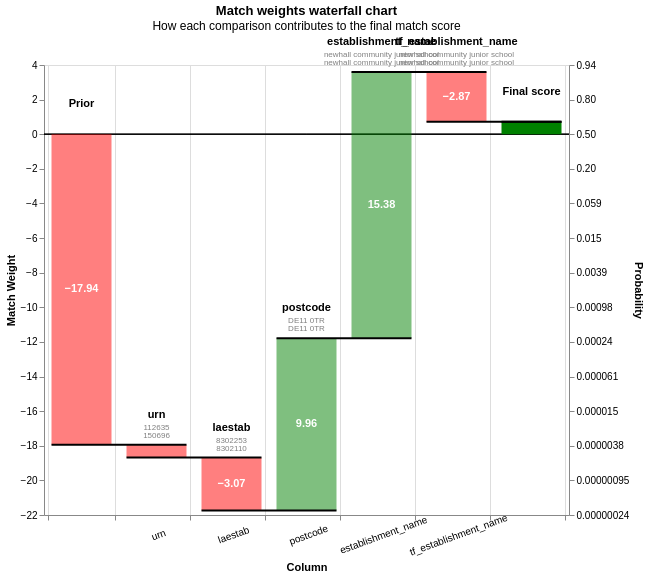

Notebook cell for this chart:
### Code cell
records_to_plot = edge_records.head(200).to_dict(orient="records")


linker.visualisations.waterfall_chart(records_to_plot, filter_nulls=False)

### Figure 1 — Vega-Lite specification as saved in the notebook (floating-point values rounded to 4 significant figures; data arrays with more than 128 entries replaced by an {"elided": "..."} marker saying what was removed)
{"config": {"view": {"continuousWidth": 400, "continuousHeight": 300}}, "layer": [{"layer": [{"mark": "rule", "encoding": {"color": {"value": "black"}, "size": {"value": 0.5}, "y": {"field": "zero", "type": "quantitative"}}}, {"mark": {"type": "bar", "width": 60}, "encoding": {"color": {"condition": {"test": "(datum.log2_bayes_factor < 0)", "value": "red"}, "value": "green"}, "opacity": {"condition": {"test": "datum.column_name == 'Prior match weight' || datum.column_name == 'Final score'", "value": 1}, "value": 0.5}, "tooltip": [{"field": "column_name", "title": "Comparison column", "type": "nominal"}, {"field": "value_l", "title": "Value (L)", "type": "nominal"}, {"field": "value_r", "title": "Value (R)", "type": "nominal"}, {"field": "label_for_charts", "title": "Label", "type": "ordinal"}, {"field": "sql_condition", "title": "SQL condition", "type": "nominal"}, {"field": "comparison_vector_value", "title": "Comparison vector value", "type": "nominal"}, {"field": "bayes_factor", "format": ",.4f", "title": "Bayes factor = m/u", "type": "quantitative"}, {"field": "log2_bayes_factor", "format": ",.4f", "title": "Match weight = log2(m/u)", "type": "quantitative"}, {"field": "prob", "format": ".4f", "title": "Cumulative match probability", "type": "quantitative"}, {"field": "bayes_factor_description", "title": "Match weight description", "type": "nominal"}], "x": {"axis": {"grid": true, "labelAlign": "center", "labelAngle": -20, "labelExpr": "datum.value == 'Prior' || datum.value == 'Final score' ? '' : datum.value", "labelPadding": 10, "tickBand": "extent", "title": "Column"}, "field": "column_name", "sort": {"field": "bar_sort_order", "order": "ascending"}, "type": "nominal"}, "y": {"axis": {"grid": false, "orient": "left", "title": "Match Weight"}, "field": "previous_sum", "type": "quantitative"}, "y2": {"field": "sum"}}}, {"mark": {"type": "text", "fontWeight": "bold"}, "encoding": {"color": {"value": "white"}, "text": {"condition": {"test": "abs(datum.log2_bayes_factor) > 1", "field": "log2_bayes_factor", "format": ".2f", "type": "nominal"}, "value": ""}, "x": {"axis": {"labelAngle": -20, "title": "Column"}, "field": "column_name", "sort": {"field": "bar_sort_order", "order": "ascending"}, "type": "nominal"}, "y": {"axis": {"orient": "left"}, "field": "center", "type": "quantitative"}}}, {"mark": {"type": "text", "baseline": "bottom", "dy": -25, "fontWeight": "bold"}, "encoding": {"color": {"value": "black"}, "text": {"field": "column_name", "type": "nominal"}, "x": {"axis": {"labelAngle": -20, "title": "Column"}, "field": "column_name", "sort": {"field": "bar_sort_order", "order": "ascending"}, "type": "nominal"}, "y": {"field": "sum_top", "type": "quantitative"}}}, {"mark": {"type": "text", "baseline": "bottom", "dy": -13, "fontSize": 8}, "encoding": {"color": {"value": "grey"}, "text": {"field": "value_l", "type": "nominal"}, "x": {"axis": {"labelAngle": -20, "title": "Column"}, "field": "column_name", "sort": {"field": "bar_sort_order", "order": "ascending"}, "type": "nominal"}, "y": {"field": "sum_top", "type": "quantitative"}}}, {"mark": {"type": "text", "baseline": "bottom", "dy": -5, "fontSize": 8}, "encoding": {"color": {"value": "grey"}, "text": {"field": "value_r", "type": "nominal"}, "x": {"axis": {"labelAngle": -20, "title": "Column"}, "field": "column_name", "sort": {"field": "bar_sort_order", "order": "ascending"}, "type": "nominal"}, "y": {"field": "sum_top", "type": "quantitative"}}}]}, {"mark": {"type": "rule", "color": "black", "strokeWidth": 2, "x2Offset": 30, "xOffset": -30}, "encoding": {"x": {"axis": {"labelAngle": -20, "title": "Column"}, "field": "column_name", "sort": {"field": "bar_sort_order", "order": "ascending"}, "type": "nominal"}, "x2": {"field": "lead"}, "y": {"axis": {"labelExpr": "format(1 / (1 + pow(2, -1*datum.value)), '.2r')", "orient": "right", "title": "Probability"}, "field": "sum", "scale": {"zero": false}, "type": "quantitative"}}}], "data": {"name": "data-1116aa36660a7f17163176b13d377a20"}, "height": 450, "params": [{"name": "record_number", "bind": {"input": "range", "max": 199, "min": 0, "step": 1}, "value": 0}], "resolve": {"axis": {"y": "independent"}}, "title": {"text": "Match weights waterfall chart", "subtitle": "How each comparison contributes to the final match score"}, "transform": [{"filter": "(datum.record_number == record_number)"}, {"window": [{"op": "sum", "field": "log2_bayes_factor", "as": "sum"}, {"op": "lead", "field": "column_name", "as": "lead"}], "frame": [null, 0]}, {"calculate": "datum.column_name === \"Final score\" ? datum.sum - datum.log2_bayes_factor : datum.sum", "as": "sum"}, {"calculate": "datum.lead === null ? datum.column_name : datum.lead", "as": "lead"}, {"calculate": "datum.column_name === \"Final score\" || datum.column_name === \"Prior match weight\" ? 0 : datum.sum - datum.log2_bayes_factor", "as": "previous_sum"}, {"calculate": "datum.sum > datum.previous_sum ? datum.column_name : \"\"", "as": "top_label"}, {"calculate": "datum.sum < datum.previous_sum ? datum.column_name : \"\"", "as": "bottom_label"}, {"calculate": "datum.sum > datum.previous_sum ? datum.sum : datum.previous_sum", "as": "sum_top"}, {"calculate": "datum.sum < datum.previous_sum ? datum.sum : datum.previous_sum", "as": "sum_bottom"}, {"calculate": "(datum.sum + datum.previous_sum) / 2", "as": "center"}, {"calculate": "(datum.log2_bayes_factor > 0 ? \"+\" : \"\") + datum.log2_bayes_factor", "as": "text_log2_bayes_factor"}, {"calculate": "datum.sum < datum.previous_sum ? 4 : -4", "as": "dy"}, {"calculate": "datum.sum < datum.previous_sum ? \"top\" : \"bottom\"", "as": "baseline"}, {"calculate": "1. / (1 + pow(2, -1.*datum.sum))", "as": "prob"}, {"calculate": "0*datum.sum", "as": "zero"}], "width": {"step": 75}, "$schema": "https://vega.github.io/schema/vega-lite/v5.9.3.json", "datasets": {"data-1116aa36660a7f17163176b13d377a20": {"elided": "1400 records"}}}
